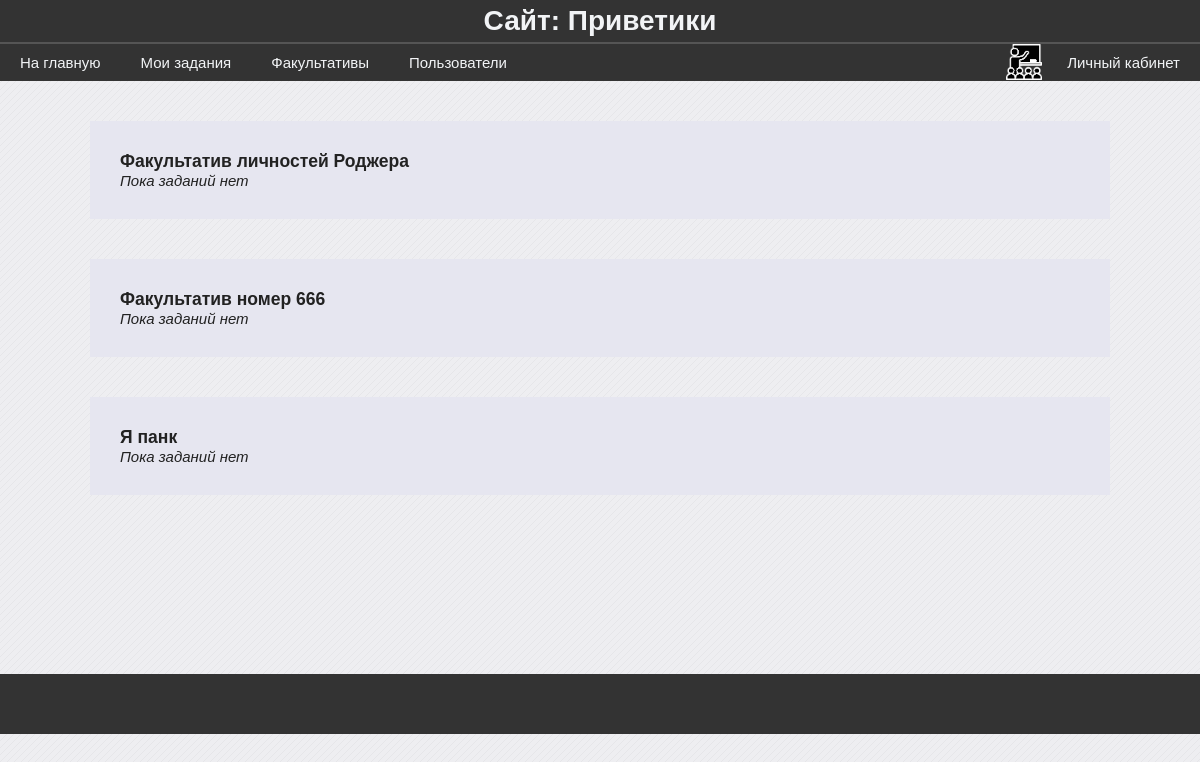
/tasks (signed in), run on an earlier commit of the app's database.
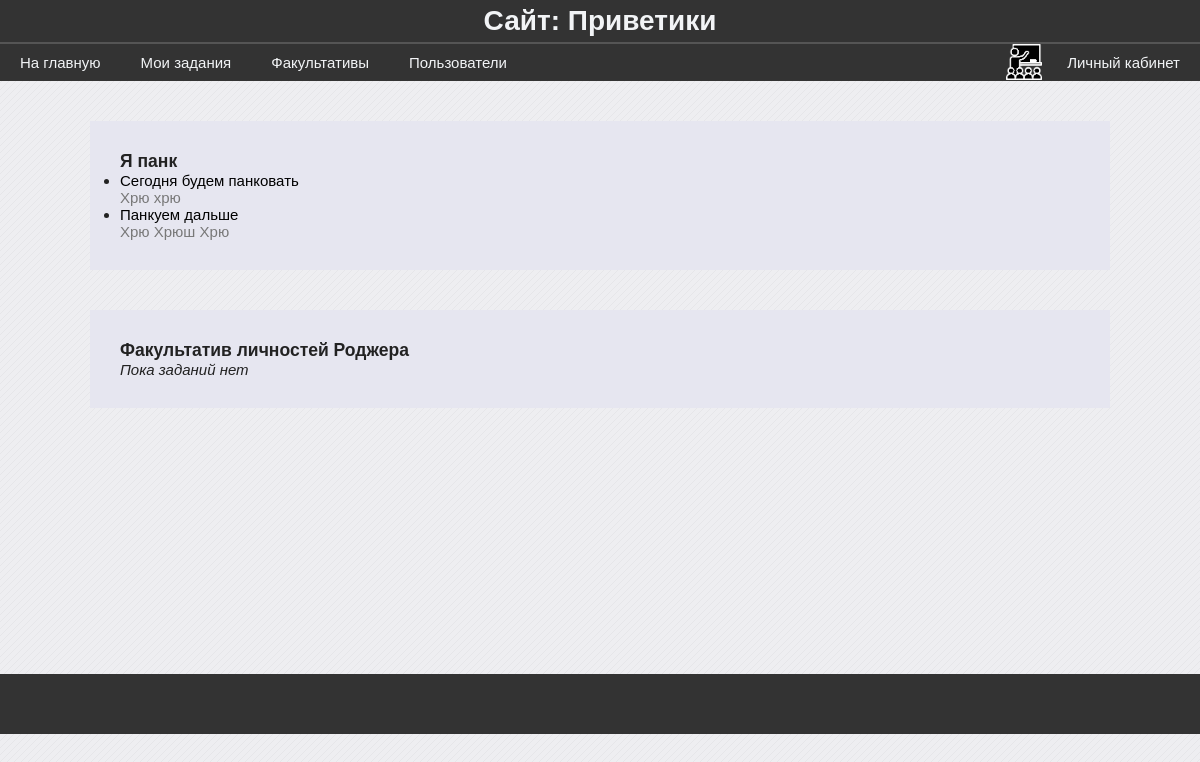
And on a later commit of the database.
### data/model_groups.py (models this page shows, shortened)
class Group(SqlAlchemyBase, SerializerMixin):
    __tablename__ = 'groups'
    id = sqlalchemy.Column(sqlalchemy.Integer,
                           primary_key=True,
                           autoincrement=True)
    name = sqlalchemy.Column(sqlalchemy.String)
    leader_id = sqlalchemy.Column(sqlalchemy.Integer,
                                  sqlalchemy.ForeignKey('users.id'))
    info = sqlalchemy.Column(sqlalchemy.String)
    users_num = sqlalchemy.Column(sqlalchemy.Integer, default=0)
    tasks = sqlalchemy.orm.relation("Task",
                                    secondary="groups_to_tasks",
                                    backref="groups")

### data/model_tasks.py (models this page shows)
class Task(SqlAlchemyBase, SerializerMixin):
    __tablename__ = 'tasks'
    id = sqlalchemy.Column(sqlalchemy.Integer,
                           primary_key=True, autoincrement=True)
    name = sqlalchemy.Column(sqlalchemy.String)
    start_date = sqlalchemy.Column(sqlalchemy.String, default=time.ctime)
    content = sqlalchemy.Column(sqlalchemy.String)

### blueprints/tasks.py (the view)
@blueprint.route('/tasks', methods=['GET', 'POST'])
@login_required
def tasks():
    groups_n_tasks = [(group, group.tasks) for group in current_user.groups]
    return render_template('tasks.html', groups_n_tasks=groups_n_tasks)

### blueprints/user_authenticate.py (called while the page is built)
@login_manager.user_loader
def user_load(user_id):
    session = db_session.create_session()
    return session.query(User).get(user_id)

### data/db_session.py (called while the page is built)
def create_session() -> Session:
    global __factory
    return __factory()

### templates/tasks.html (shortened to what this page needs)
{% extends "base.html" %}
{% block content %}
    {% for group, tasks in groups_n_tasks %}
        <div class="infolist">
            <h3>{{ group.name}}</h3>
            <ul>
                {% for task in group.tasks %}
                <li><span style="color: rgba(0, 0, 0);">{{ task.name }}</span>
                    <span style="color: rgba(120, 120, 120);">
                    {% for line in task.content.split('\n') %}
                        <p>{{ line }}</p>
                    {% endfor %}
                    </span>
                </li>
                {% else %}
                    <p><i>Пока заданий нет</i></p>
                {% endfor %}
            </ul>
        </div>
    {% endfor %}
{% endblock %}

What changed in the data, as far as the page shows it:
no longer on this page (row edited): Group: name "Факультатив номер 666"
changed Group "Я панк": no longer shows "Пока заданий нет"; moves up the list
added Task: name "Cегодня будем панковать", content "Хрю хрю"
added Task: name "Панкуем дальше", content "Хрю Хрюш Хрю"
